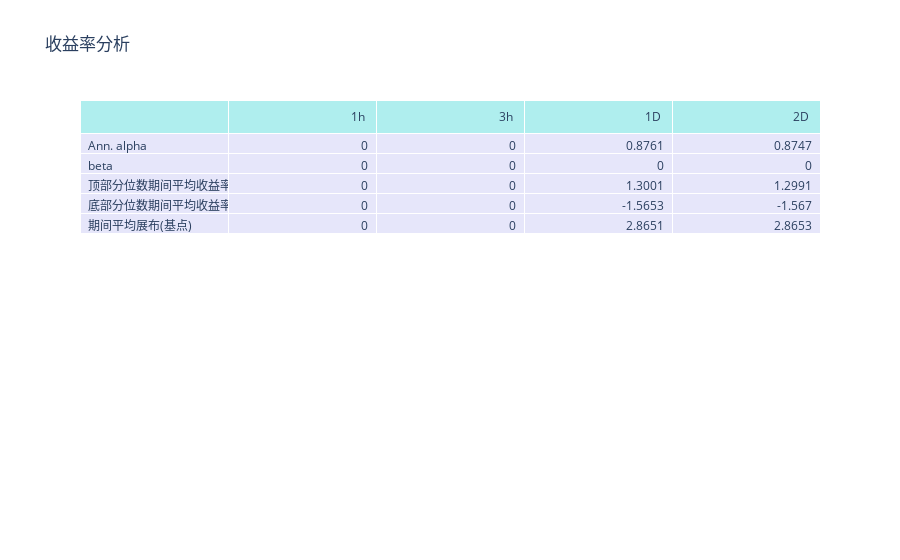
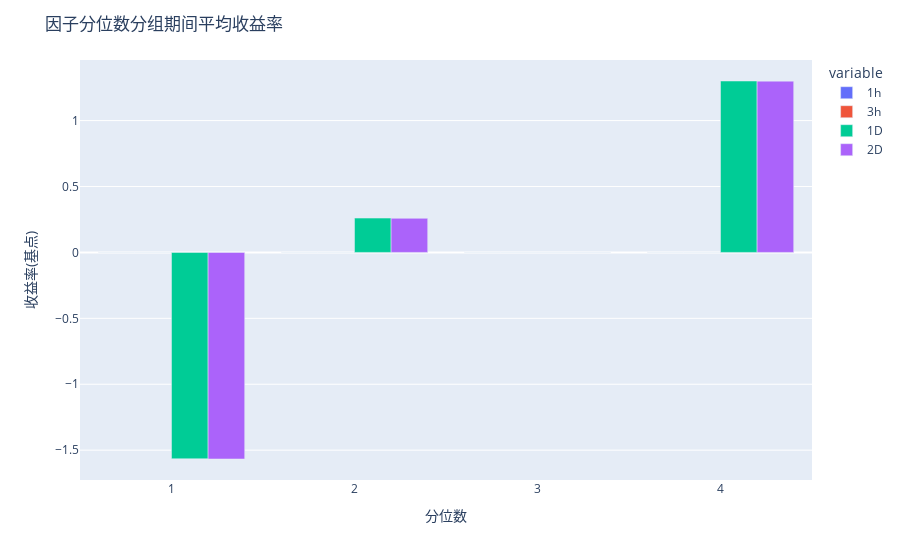
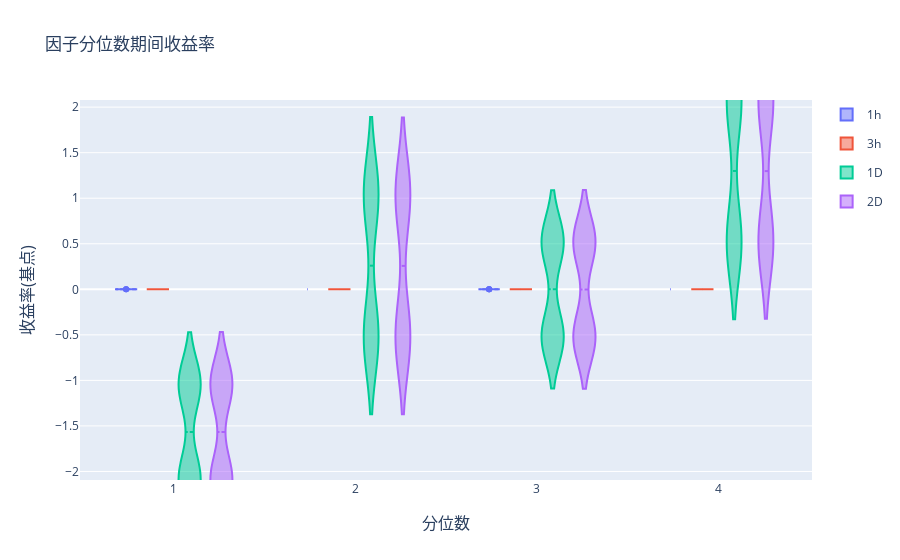
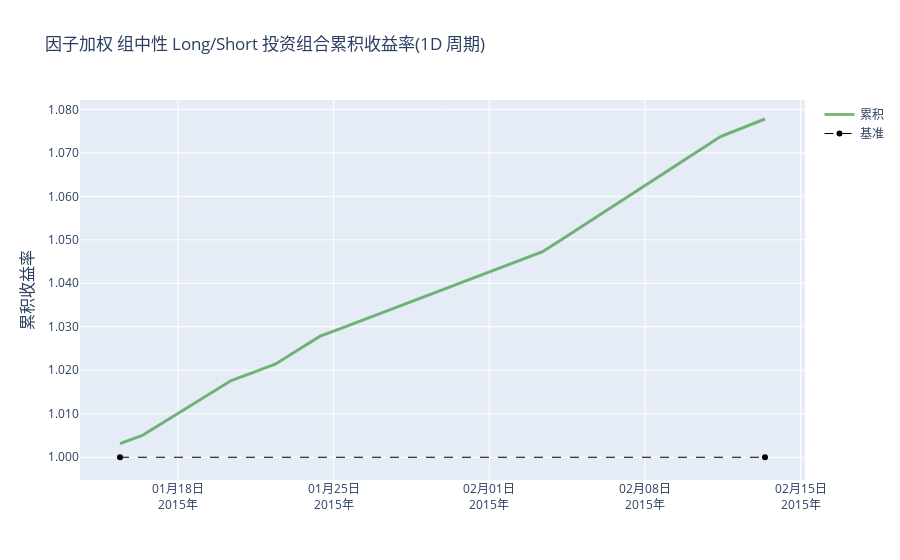

Write notebook code for charts like these, in order.
### Markdown cell above
# `create_returns_tear_sheet`

### Code cell
create_returns_tear_sheet(factor_data, group_neutral=True, by_group=True)

### Figure 1 — Plotly figure (JSON) as saved in the notebook; plotly's stock layout.template omitted (floating-point values rounded to 4 significant figures)
{"data": [{"cells": {"align": ["left", "right"], "fill": {"color": "lavender"}, "values": [["Ann. alpha", "beta", "顶部分位数期间平均收益率(基点)", "底部分位数期间平均收益率(基点)", "期间平均展布(基点)"], [0, 0, 0, 0, 0], [0, 0, 0, 0, 0], [0.8761, 0, 1.3, -1.565, 2.865], [0.8747, 0, 1.299, -1.567, 2.865]]}, "header": {"align": ["left", "right"], "fill": {"color": "paleturquoise"}, "values": ["", "1h <br>", "3h <br>", "1D <br>", "2D <br>"]}, "type": "table"}], "layout": {"title": {"text": "收益率分析"}}}

### Figure 2 — Plotly figure (JSON) as saved in the notebook; plotly's stock layout.template omitted (floating-point values rounded to 4 significant figures)
{"data": [{"alignmentgroup": "True", "hovertemplate": "variable=1h<br>factor_quantile=%{x}<br>value=%{y}<extra></extra>", "legendgroup": "1h", "marker": {"color": "#636efa"}, "name": "1h", "offsetgroup": "1h", "orientation": "v", "showlegend": true, "textposition": "auto", "type": "bar", "x": [1, 2, 3, 4], "xaxis": "x", "y": [0, -1.11e-12, 0, 0], "yaxis": "y"}, {"alignmentgroup": "True", "hovertemplate": "variable=3h<br>factor_quantile=%{x}<br>value=%{y}<extra></extra>", "legendgroup": "3h", "marker": {"color": "#EF553B"}, "name": "3h", "offsetgroup": "3h", "orientation": "v", "showlegend": true, "textposition": "auto", "type": "bar", "x": [1, 2, 3, 4], "xaxis": "x", "y": [0, 0, 0, 0], "yaxis": "y"}, {"alignmentgroup": "True", "hovertemplate": "variable=1D<br>factor_quantile=%{x}<br>value=%{y}<extra></extra>", "legendgroup": "1D", "marker": {"color": "#00cc96"}, "name": "1D", "offsetgroup": "1D", "orientation": "v", "showlegend": true, "textposition": "auto", "type": "bar", "x": [1, 2, 3, 4], "xaxis": "x", "y": [-1.565, 0.2603, 0, 1.3], "yaxis": "y"}, {"alignmentgroup": "True", "hovertemplate": "variable=2D<br>factor_quantile=%{x}<br>value=%{y}<extra></extra>", "legendgroup": "2D", "marker": {"color": "#ab63fa"}, "name": "2D", "offsetgroup": "2D", "orientation": "v", "showlegend": true, "textposition": "auto", "type": "bar", "x": [1, 2, 3, 4], "xaxis": "x", "y": [-1.567, 0.2586, -0.000651, 1.299], "yaxis": "y"}], "layout": {"barmode": "group", "legend": {"title": {"text": "variable"}, "tracegroupgap": 0}, "margin": {"t": 60}, "title": {"text": "因子分位数分组期间平均收益率"}, "xaxis": {"anchor": "y", "domain": [0, 1], "title": {"text": "分位数"}}, "yaxis": {"anchor": "x", "domain": [0, 1], "range": [null, null], "title": {"text": "收益率(基点)"}}}}

### Figure 3 — Plotly figure (JSON) as saved in the notebook; plotly's stock layout.template omitted (floating-point values rounded to 4 significant figures)
{"data": [{"box": {"visible": false}, "legendgroup": "1h", "meanline": {"visible": true}, "name": "1h", "scalegroup": "1h", "type": "violin", "x": [1, 1, 1, 1, 1, 1, 1, 1, 1, 1, 1, 1, 1, 1, 1, 1, 1, 1, 1, 1, 1, 1, 1, 1, 1, 1, 1, 1, 1, 1, 2, 2, 2, 2, 2, 2, 2, 2, 2, 2, 2, 2, 2, 2, 2, 2, 2, 2, 2, 2, 2, 2, 2, 2, 2, 2, 2, 2, 2, 2, 3, 3, 3, 3, 3, 3, 3, 3, 3, 3, 3, 3, 3, 3, 3, 3, 3, 3, 3, 3, 3, 3, 3, 3, 3, 3, 3, 3, 3, 3, 4, 4, 4, 4, 4, 4, 4, 4, 4, 4, 4, 4, 4, 4, 4, 4, 4, 4, 4, 4, 4, 4, 4, 4, 4, 4, 4, 4, 4, 4], "y": [0, 0, 0, 0, 0, -1.11e-12, 0, 0, 0, 0, 0, 0, 0, 0, 0, 0, 0, 0, 0, 0, 0, 0, 0, 0, 0, 0, -1.11e-12, -1.11e-12, 0, 0, 0, 0, -1.11e-12, -1.11e-12, -1.11e-12, -1.11e-12, 0, -1.11e-12, -1.11e-12, -1.11e-12, 0, -1.11e-12, -1.11e-12, 0, 0, -1.11e-12, -1.11e-12, 0, -1.11e-12, -1.11e-12, -1.11e-12, 0, -1.11e-12, 0, 0, -1.11e-12, -1.11e-12, -1.11e-12, 0, -1.11e-12, 0, 0, 0, 0, 0, 0, 0, -1.11e-12, 0, 0, 0, -1.11e-12, 0, 0, 0, -1.11e-12, 0, 0, -1.11e-12, 0, 0, 0, 0, 0, 0, 0, 0, 0, 0, 0, 0, 0, -1.11e-12, 0, -1.11e-12, 0, 0, 0, -1.11e-12, 0, 0, 0, -1.11e-12, -1.11e-12, -1.11e-12, 0, -1.11e-12, -1.11e-12, 0, 0, -1.11e-12, 0, 0, 0, 0, -1.11e-12, 0, 0, -1.11e-12, -1.11e-12]}, {"box": {"visible": false}, "legendgroup": "3h", "meanline": {"visible": true}, "name": "3h", "scalegroup": "3h", "type": "violin", "x": [1, 1, 1, 1, 1, 1, 1, 1, 1, 1, 1, 1, 1, 1, 1, 1, 1, 1, 1, 1, 1, 1, 1, 1, 1, 1, 1, 1, 1, 1, 2, 2, 2, 2, 2, 2, 2, 2, 2, 2, 2, 2, 2, 2, 2, 2, 2, 2, 2, 2, 2, 2, 2, 2, 2, 2, 2, 2, 2, 2, 3, 3, 3, 3, 3, 3, 3, 3, 3, 3, 3, 3, 3, 3, 3, 3, 3, 3, 3, 3, 3, 3, 3, 3, 3, 3, 3, 3, 3, 3, 4, 4, 4, 4, 4, 4, 4, 4, 4, 4, 4, 4, 4, 4, 4, 4, 4, 4, 4, 4, 4, 4, 4, 4, 4, 4, 4, 4, 4, 4], "y": [0, 0, 0, 0, 0, 0, 0, 0, 0, 0, 0, 0, 0, 0, 0, 0, 0, 0, 0, 0, 0, 0, 0, 0, 0, 0, 0, 0, 0, 0, 0, 0, 0, 0, 0, 0, 0, 0, 0, 0, 0, 0, 0, 0, 0, 0, 0, 0, 0, 0, 0, 0, 0, 0, 0, 0, 0, 0, 0, 0, 0, 0, 0, 0, 0, 0, 0, 0, 0, 0, 0, 0, 0, 0, 0, 0, 0, 0, 0, 0, 0, 0, 0, 0, 0, 0, 0, 0, 0, 0, 0, 0, 0, 0, 0, 0, 0, 0, 0, 0, 0, 0, 0, 0, 0, 0, 0, 0, 0, 0, 0, 0, 0, 0, 0, 0, 0, 0, 0, 0]}, {"box": {"visible": false}, "legendgroup": "1D", "meanline": {"visible": true}, "name": "1D", "scalegroup": "1D", "type": "violin", "x": [1, 1, 1, 1, 1, 1, 1, 1, 1, 1, 1, 1, 1, 1, 1, 1, 1, 1, 1, 1, 1, 1, 1, 1, 1, 1, 1, 1, 1, 1, 2, 2, 2, 2, 2, 2, 2, 2, 2, 2, 2, 2, 2, 2, 2, 2, 2, 2, 2, 2, 2, 2, 2, 2, 2, 2, 2, 2, 2, 2, 3, 3, 3, 3, 3, 3, 3, 3, 3, 3, 3, 3, 3, 3, 3, 3, 3, 3, 3, 3, 3, 3, 3, 3, 3, 3, 3, 3, 3, 3, 4, 4, 4, 4, 4, 4, 4, 4, 4, 4, 4, 4, 4, 4, 4, 4, 4, 4, 4, 4, 4, 4, 4, 4, 4, 4, 4, 4, 4, 4], "y": [-2.088, -1.043, -2.088, -2.088, -2.088, -2.088, -1.043, -1.043, -2.088, -2.088, -1.043, -1.043, -1.043, -1.043, -1.043, -1.043, -1.043, -1.043, -1.043, -1.043, -2.088, -2.088, -2.088, -2.088, -2.088, -2.088, -2.088, -2.088, -1.043, -1.043, -0.5211, 1.04, -0.5211, -0.5211, -0.5211, -0.5211, 1.04, 1.04, -0.5211, -0.5211, 1.04, 1.04, 1.04, 1.04, 1.04, 1.04, 1.04, 1.04, 1.04, 1.04, -0.5211, -0.5211, -0.5211, -0.5211, -0.5211, -0.5211, -0.5211, -0.5211, 1.04, 1.04, 0.5205, -0.5211, 0.5205, 0.5205, 0.5205, 0.5205, -0.5211, -0.5211, 0.5205, 0.5205, -0.5211, -0.5211, -0.5211, -0.5211, -0.5211, -0.5211, -0.5211, -0.5211, -0.5211, -0.5211, 0.5205, 0.5205, 0.5205, 0.5205, 0.5205, 0.5205, 0.5205, 0.5205, -0.5211, -0.5211, 2.078, 0.5205, 2.078, 2.078, 2.078, 2.078, 0.5205, 0.5205, 2.078, 2.078, 0.5205, 0.5205, 0.5205, 0.5205, 0.5205, 0.5205, 0.5205, 0.5205, 0.5205, 0.5205, 2.078, 2.078, 2.078, 2.078, 2.078, 2.078, 2.078, 2.078, 0.5205, 0.5205]}, {"box": {"visible": false}, "legendgroup": "2D", "meanline": {"visible": true}, "name": "2D", "scalegroup": "2D", "type": "violin", "x": [1, 1, 1, 1, 1, 1, 1, 1, 1, 1, 1, 1, 1, 1, 1, 1, 1, 1, 1, 1, 1, 1, 1, 1, 1, 1, 1, 1, 1, 1, 2, 2, 2, 2, 2, 2, 2, 2, 2, 2, 2, 2, 2, 2, 2, 2, 2, 2, 2, 2, 2, 2, 2, 2, 2, 2, 2, 2, 2, 2, 3, 3, 3, 3, 3, 3, 3, 3, 3, 3, 3, 3, 3, 3, 3, 3, 3, 3, 3, 3, 3, 3, 3, 3, 3, 3, 3, 3, 3, 3, 4, 4, 4, 4, 4, 4, 4, 4, 4, 4, 4, 4, 4, 4, 4, 4, 4, 4, 4, 4, 4, 4, 4, 4, 4, 4, 4, 4, 4, 4], "y": [-2.094, -1.042, -2.094, -2.094, -2.094, -2.094, -1.042, -1.042, -2.094, -2.094, -1.042, -1.042, -1.042, -1.042, -1.042, -1.042, -1.042, -1.042, -1.042, -1.042, -2.094, -2.094, -2.094, -2.094, -2.094, -2.094, -2.094, -2.094, -1.042, -1.042, -0.5221, 1.037, -0.5221, -0.5221, -0.5221, -0.5221, 1.037, 1.037, -0.5221, -0.5221, 1.037, 1.037, 1.037, 1.037, 1.037, 1.037, 1.037, 1.037, 1.037, 1.037, -0.5221, -0.5221, -0.5221, -0.5221, -0.5221, -0.5221, -0.5221, -0.5221, 1.037, 1.037, 0.5208, -0.5234, 0.5208, 0.5208, 0.5208, 0.5208, -0.5234, -0.5234, 0.5208, 0.5208, -0.5234, -0.5234, -0.5234, -0.5234, -0.5234, -0.5234, -0.5234, -0.5234, -0.5234, -0.5234, 0.5208, 0.5208, 0.5208, 0.5208, 0.5208, 0.5208, 0.5208, 0.5208, -0.5234, -0.5234, 2.073, 0.5221, 2.073, 2.073, 2.073, 2.073, 0.5221, 0.5221, 2.073, 2.073, 0.5221, 0.5221, 0.5221, 0.5221, 0.5221, 0.5221, 0.5221, 0.5221, 0.5221, 0.5221, 2.073, 2.073, 2.073, 2.073, 2.073, 2.073, 2.073, 2.073, 0.5221, 0.5221]}], "layout": {"annotations": [{"font": {"size": 16}, "showarrow": false, "text": "分位数", "x": 0.5, "xanchor": "center", "xref": "paper", "y": 0, "yanchor": "top", "yref": "paper", "yshift": -30}, {"font": {"size": 16}, "showarrow": false, "text": "收益率(基点)", "textangle": -90, "x": 0, "xanchor": "right", "xref": "paper", "xshift": -40, "y": 0.5, "yanchor": "middle", "yref": "paper"}], "title": {"text": "因子分位数期间收益率"}, "violinmode": "group", "xaxis": {"anchor": "y", "domain": [0, 1]}, "yaxis": {"anchor": "x", "domain": [0, 1], "range": [-2.094, 2.078]}}}

### Figure 4 — Plotly figure (JSON) as saved in the notebook; plotly's stock layout.template omitted (floating-point values rounded to 4 significant figures)
{"data": [{"line": {"color": "forestgreen", "width": 3}, "name": "累积", "opacity": 0.6, "type": "scatter", "x": ["2015-01-15T09:30:00", "2015-01-16T09:30:00", "2015-01-17T09:30:00", "2015-01-18T09:30:00", "2015-01-19T09:30:00", "2015-01-20T09:30:00", "2015-01-21T09:30:00", "2015-01-22T09:30:00", "2015-01-23T09:30:00", "2015-01-24T09:30:00", "2015-01-25T09:30:00", "2015-01-26T09:30:00", "2015-01-27T09:30:00", "2015-01-28T09:30:00", "2015-01-29T09:30:00", "2015-01-30T09:30:00", "2015-01-31T09:30:00", "2015-02-01T09:30:00", "2015-02-02T09:30:00", "2015-02-03T09:30:00", "2015-02-04T09:30:00", "2015-02-05T09:30:00", "2015-02-06T09:30:00", "2015-02-07T09:30:00", "2015-02-08T09:30:00", "2015-02-09T09:30:00", "2015-02-10T09:30:00", "2015-02-11T09:30:00", "2015-02-12T09:30:00", "2015-02-13T09:30:00"], "y": [1.003, 1.005, 1.008, 1.011, 1.014, 1.018, 1.02, 1.021, 1.025, 1.028, 1.03, 1.032, 1.034, 1.036, 1.038, 1.039, 1.041, 1.043, 1.045, 1.047, 1.051, 1.054, 1.057, 1.06, 1.064, 1.067, 1.07, 1.074, 1.076, 1.078]}, {"line": {"color": "black", "dash": "dash", "width": 1}, "name": "基准", "type": "scatter", "x": ["2015-01-15T09:30:00", "2015-02-13T09:30:00"], "y": [1, 1]}], "layout": {"annotations": [{"font": {"size": 16}, "showarrow": false, "text": "累积收益率", "textangle": -90, "x": 0, "xanchor": "right", "xref": "paper", "xshift": -40, "y": 0.5, "yanchor": "middle", "yref": "paper"}], "title": {"text": "因子加权 组中性 Long/Short 投资组合累积收益率(1D 周期)"}, "xaxis": {"anchor": "y", "domain": [0, 1], "tickformat": "%m月%d日<br>%Y年"}, "yaxis": {"anchor": "x", "domain": [0, 1], "tickformat": ".3f"}}}
